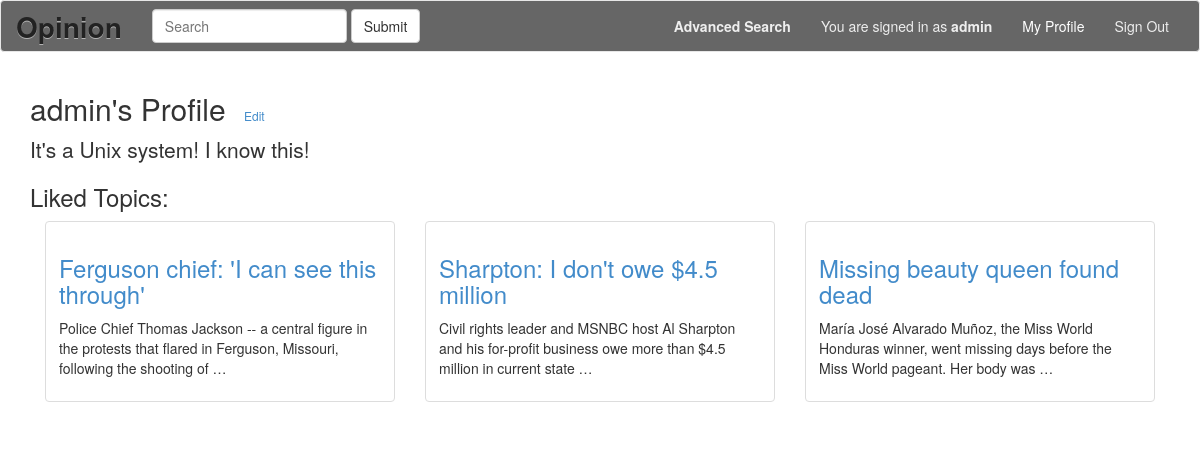
The app's page /profile/ (signed in), older data.
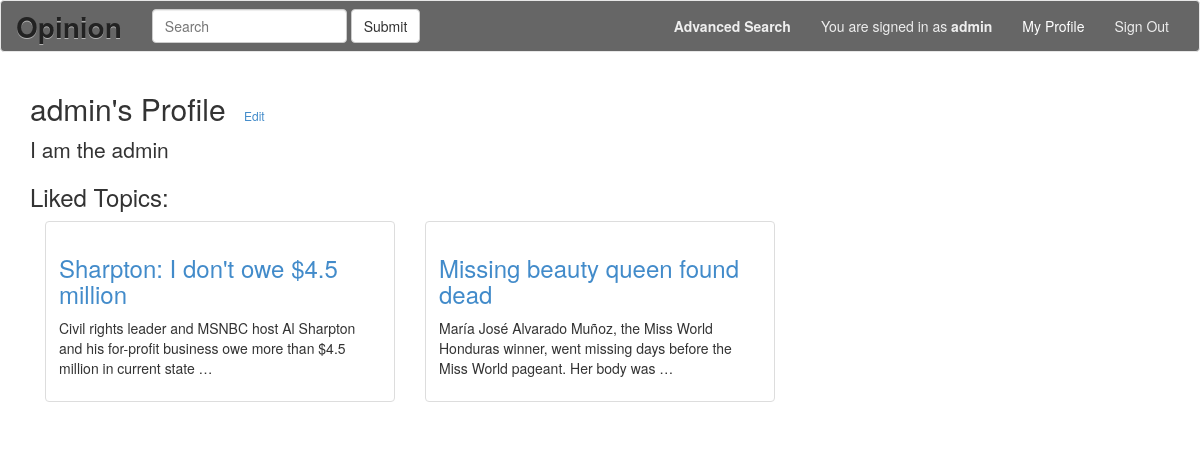
The same page, newer data.
### appopinion/models.py (models this page shows)
class Profile(models.Model):
    user = models.ForeignKey(User)
    motto = models.CharField(max_length=200, blank=True)
    likes = models.ManyToManyField(Topic, blank=True)

class Topic(models.Model):
    title = models.CharField(max_length=255)
    date = models.DateTimeField('date published')
    content = models.TextField()
    url = models.CharField(max_length=255)
    source = models.CharField(max_length=255)
    likecount = models.BigIntegerField(default=0)

### appopinion/views.py (the view)
# urls.py: url(r'^profile/$', views.profile, name='profile'),
@login_required(login_url='/signin/')
def profile(request):
    usr = request.user
    profile = Profile.objects.get(user=usr)
    context = {
                'user':usr,
                'profile':profile,
                'liked_topics':profile.likes.all,
              }
    return render(request, 'appopinion/profile.html', context)

### appopinion/template/appopinion/profile.html
{% extends 'appopinion/base.html' %}
{% block content%}
<div class="container">
    <h2 class="form-signin-heading">{{ user.username }}'s Profile <a class='btn-sm' href='edit/'>Edit</a></h2>
    <p class="lead">{{ profile.motto }}</p>
    <h3>Liked Topics:</h3>
   {% for topic in liked_topics %}
  	<div class="col-sm-6 col-md-4">
        <div class="thumbnail">
          <div class="caption">
            <a href="../topic_id={{topic.id }}">
                <h3>{{ topic.title |truncatewords:10}}</h3>
            </a>
            <p> {{ topic.content|truncatewords:20 }}</p>
          </div>
        </div>
  	</div>
    {% endfor %}
</div>
{% endblock %}

### appopinion/template/appopinion/base.html (shortened to what this page needs)
{% load staticfiles %}
{% load dajaxice_templatetags %}
<!DOCTYPE html>
<html lang="en">
<head>
    <link rel="stylesheet" type="text/css" href="{% static 'appopinion/bootstrap.min.css' %}">
    <link rel="stylesheet" type="text/css" href="{% static 'appopinion/datepicker.css' %}">
    <link rel="stylesheet" type="text/css" href="{% static 'appopinion/datepicker3.css' %}">
    <link rel="stylesheet" type="text/css" href="{% static 'appopinion/opinion.css' %}">
</head>
<body>
<nav class="navbar navbar-default" role="navigation" style="background-color: #666;">
  <div class="container-fluid">
    <div class="navbar-header">
      <a class="navbar-brand" href="/" style="font-size:2em; color:#222; text-shadow:0px 1px 0px rgba(255,255,255,.5);"><b>Opinion</b>  </a>
    </div>
    <div class="collapse navbar-collapse" id="bs-example-navbar-collapse-1">
      <form class="navbar-form navbar-left" role="search">
        <div class="form-group">
          <input type="text" class="form-control" name="search" placeholder="Search">
        </div>
        <button type="submit" class="btn btn-default">Submit</button>
      </form>
      <ul class="nav navbar-nav navbar-right">
        <li><a style="color:#eee" href="/search/"><b>Advanced Search</b></a></li>
        {% if user.is_authenticated %}
          <li><a style="color:#eee">You are signed in as <b>{{user.username}}</b></a></li>
          <li><a style="color:#fff" href="/profile/">My Profile</a></li>
          <li><a style="color:#eee" href="/signout/">Sign Out</a></li>
        {% else %}
          <li><a style="color:#fff" href="/signin/">Sign In</a></li>
          <li><a style="color:#fff" href="/signup/">Sign Up</a></li>
        {% endif %}
      </ul>
    </div>
  </div>
</nav>
{% block content %}{% endblock %}
</body>
</html>

Row changes from the older to the newer data that the page shows:
no longer on this page (row edited): Topic: title "Ferguson chief: 'I can see this through'", content "Police Chief Thomas Jackson -- a central figure in the protests that flared in Ferguson, Missouri, following the shooting of …"
changed Profile: motto "It's a Unix system! I know this!" → "I am the admin"
